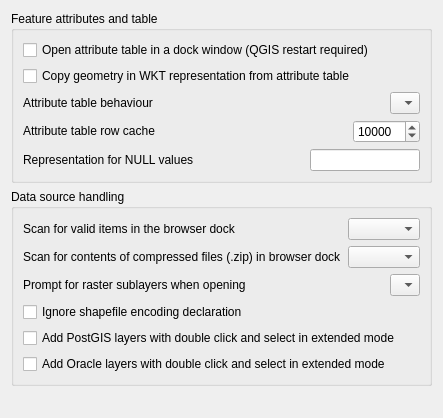
             <widget class="QWidget" name="mOptionsScrollAreaContents_11">
              <property name="geometry">
               <rect>
                <x>0</x>
                <y>0</y>
                <width>435</width>
                <height>418</height>
               </rect>
              </property>
              <layout class="QVBoxLayout" name="verticalLayout_27">
               <item>
                <widget class="QgsCollapsibleGroupBox" name="groupBox_18">
                 <property name="title">
                  <string>Feature attributes and table</string>
                 </property>
                 <layout class="QVBoxLayout" name="verticalLayout_23">
                  <item>
                   <widget class="QCheckBox" name="cbxAttributeTableDocked">
                    <property name="text">
                     <string>Open attribute table in a dock window (QGIS restart required)</string>
                    </property>
                   </widget>
                  </item>
                  <item>
                   <widget class="QCheckBox" name="cbxCopyWKTGeomFromTable">
                    <property name="text">
                     <string>Copy geometry in WKT representation from attribute table</string>
                    </property>
                   </widget>
                  </item>
                  <item>
                   <layout class="QHBoxLayout" name="horizontalLayout_5">
                    <item>
                     <widget class="QLabel" name="textLabel1_7">
                      <property name="sizePolicy">
                       <sizepolicy hsizetype="Fixed" vsizetype="Fixed">
                        <horstretch>0</horstretch>
                        <verstretch>0</verstretch>
                       </sizepolicy>
                      </property>
                      <property name="text">
                       <string>Attribute table behaviour</string>
                      </property>
                     </widget>
                    </item>
                    <item>
                     <spacer name="horizontalSpacer_4">
                      <property name="orientation">
                       <enum>Qt::Horizontal</enum>
                      </property>
                      <property name="sizeHint" stdset="0">
                       <size>
                        <width>40</width>
                        <height>20</height>
                       </size>
                      </property>
                     </spacer>
                    </item>
                    <item>
                     <widget class="QComboBox" name="cmbAttrTableBehaviour">
                      <item>
                       <property name="text">
                        <string/>
                       </property>
                      </item>
                     </widget>
                    </item>
                   </layout>
                  </item>
                  <item>
                   <layout class="QHBoxLayout" name="horizontalLayout_10">
                    <item>
                     <widget class="QLabel" name="textLabel1_12">
                      <property name="sizePolicy">
                       <sizepolicy hsizetype="Fixed" vsizetype="Fixed">
                        <horstretch>0</horstretch>
                        <verstretch>0</verstretch>
                       </sizepolicy>
                      </property>
                      <property name="text">
                       <string>Attribute table row cache</string>
                      </property>
                     </widget>
                    </item>
                    <item>
                     <spacer name="horizontalSpacer_8">
                      <property name="orientation">
                       <enum>Qt::Horizontal</enum>
                      </property>
                      <property name="sizeHint" stdset="0">
                       <size>
                        <width>40</width>
                        <height>20</height>
                       </size>
                      </property>
                     </spacer>
                    </item>
                    <item>
                     <widget class="QSpinBox" name="spinBoxAttrTableRowCache">
                      <property name="minimum">
                       <number>0</number>
                      </property>
                      <property name="maximum">
                       <number>100000</number>
                      </property>
                      <property name="singleStep">
                       <number>1000</number>
                      </property>
                      <property name="value">
                       <number>10000</number>
                      </property>
                     </widget>
                    </item>
                   </layout>
                  </item>
                  <item>
                   <layout class="QHBoxLayout" name="horizontalLayout_6">
                    <item>
                     <widget class="QLabel" name="label_14">
                      <property name="text">
                       <string>Representation for NULL values</string>
                      </property>
                     </widget>
                    </item>
                    <item>
                     <spacer name="horizontalSpacer_3">
                      <property name="orientation">
                       <enum>Qt::Horizontal</enum>
                      </property>
                      <property name="sizeHint" stdset="0">
                       <size>
                        <width>40</width>
                        <height>20</height>
                       </size>
                      </property>
                     </spacer>
                    </item>
                    <item>
                     <widget class="QLineEdit" name="leNullValue"/>
                    </item>
                   </layout>
                  </item>
                 </layout>
                </widget>
               </item>
               <item>
                <widget class="QgsCollapsibleGroupBox" name="groupBox_19">
                 <property name="title">
                  <string>Data source handling</string>
                 </property>
                 <layout class="QVBoxLayout" name="verticalLayout_24">
                  <item>
                   <layout class="QHBoxLayout" name="horizontalLayout_14">
                    <item>
                     <widget class="QLabel" name="label_30">
                      <property name="text">
                       <string>Scan for valid items in the browser dock</string>
                      </property>
                     </widget>
                    </item>
                    <item>
                     <spacer name="horizontalSpacer_12">
                      <property name="orientation">
                       <enum>Qt::Horizontal</enum>
                      </property>
                      <property name="sizeHint" stdset="0">
                       <size>
                        <width>40</width>
                        <height>20</height>
                       </size>
                      </property>
                     </spacer>
                    </item>
                    <item>
                     <widget class="QComboBox" name="cmbScanItemsInBrowser"/>
                    </item>
                   </layout>
                  </item>
                  <item>
                   <layout class="QHBoxLayout" name="horizontalLayout_13">
                    <item>
                     <widget class="QLabel" name="label_29">
                      <property name="text">
                       <string>Scan for contents of compressed files (.zip) in browser dock</string>
                      </property>
                     </widget>
                    </item>
                    <item>
                     <spacer name="horizontalSpacer_11">
                      <property name="orientation">
                       <enum>Qt::Horizontal</enum>
                      </property>
                      <property name="sizeHint" stdset="0">
                       <size>
                        <width>40</width>
                        <height>20</height>
                       </size>
                      </property>
                     </spacer>
                    </item>
                    <item>
                     <widget class="QComboBox" name="cmbScanZipInBrowser">
                      <property name="currentIndex">
                       <number>-1</number>
                      </property>
                     </widget>
                    </item>
                   </layout>
                  </item>
                  <item>
                   <layout class="QHBoxLayout" name="horizontalLayout_12">
                    <item>
                     <widget class="QLabel" name="textLabel1_13">
                      <property name="sizePolicy">
                       <sizepolicy hsizetype="Fixed" vsizetype="Fixed">
                        <horstretch>0</horstretch>
                        <verstretch>0</verstretch>
                       </sizepolicy>
                      </property>
                      <property name="text">
                       <string>Prompt for raster sublayers when opening</string>
                      </property>
                     </widget>
                    </item>
                    <item>
                     <spacer name="horizontalSpacer_10">
                      <property name="orientation">
                       <enum>Qt::Horizontal</enum>
                      </property>
                      <property name="sizeHint" stdset="0">
                       <size>
                        <width>40</width>
                        <height>20</height>
                       </size>
                      </property>
                     </spacer>
                    </item>
                    <item>
                     <widget class="QComboBox" name="cmbPromptRasterSublayers">
                      <item>
                       <property name="text">
                        <string/>
                       </property>
                      </item>
                     </widget>
                    </item>
                   </layout>
                  </item>
                  <item>
                   <widget class="QCheckBox" name="cbxIgnoreShapeEncoding">
                    <property name="toolTip">
                     <string>Disable OGR on-the-fly conversion from declared encoding to UTF-8</string>
                    </property>
                    <property name="text">
                     <string>Ignore shapefile encoding declaration</string>
                    </property>
                   </widget>
                  </item>
                  <item>
                   <widget class="QCheckBox" name="cbxAddPostgisDC">
                    <property name="text">
                     <string>Add PostGIS layers with double click and select in extended mode</string>
                    </property>
                   </widget>
                  </item>
                  <item>
                   <widget class="QCheckBox" name="cbxAddOracleDC">
                    <property name="text">
                     <string>Add Oracle layers with double click and select in extended mode</string>
                    </property>
                   </widget>
                  </item>
                 </layout>
                </widget>
               </item>
               <item>
                <spacer name="verticalSpacer_8">
                 <property name="orientation">
                  <enum>Qt::Vertical</enum>
                 </property>
                 <property name="sizeType">
                  <enum>QSizePolicy::Expanding</enum>
                 </property>
                 <property name="sizeHint" stdset="0">
                  <size>
                   <width>20</width>
                   <height>40</height>
                  </size>
                 </property>
                </spacer>
               </item>
              </layout>
             </widget>
